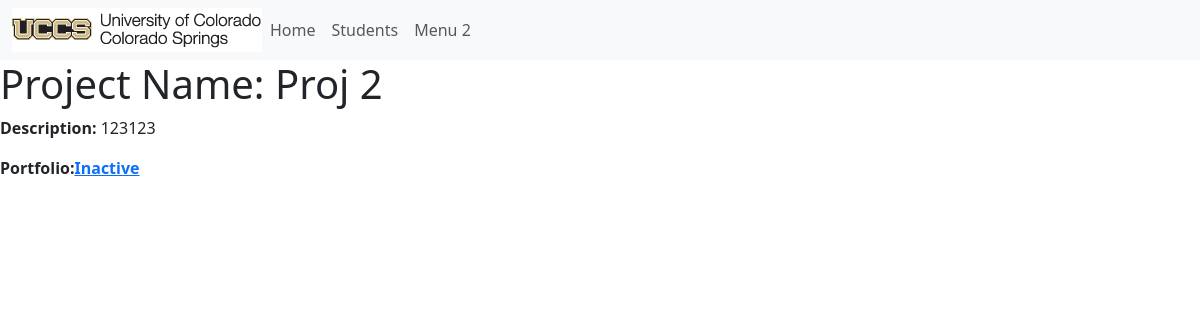
The app's page /projects/2 with its own data.
### portfolio_app/models.py (models this page shows, shortened)
class Project(models.Model):
    title = models.CharField(max_length=200)
    description = models.CharField(max_length=1000, blank = False, default='')
    portfolio = models.ForeignKey(
        Portfolio,
        on_delete=models.CASCADE,
        default = None)

class Portfolio(models.Model):
    title = models.CharField(max_length=200)
    contact_email = models.CharField("UCCS Email", max_length=200)
    is_active = models.BooleanField(default=False)
    about = models.CharField(max_length=1000, blank = True, default='')
    def get_absolute_url(self):
        return reverse('portfolio-detail', args=[str(self.id)])

### portfolio_app/views.py (the view)
# urls.py: path('projects/<int:pk>', views.ProjectDetailView.as_view(), name='project-detail'),
class ProjectDetailView(generic.DetailView):
    model = Project

### portfolio_app/templates/portfolio_app/project_detail.html
{% extends 'portfolio_app/base_template.html' %}
{% block content %}
<h1>Project Name: {{ project.title }}</h1>
<p><strong>Description:</strong> {{ project.description }}</p>
<p><strong>Portfolio:<a href="{{ project.portfolio.get_absolute_url }}">{{ project.portfolio.title }} </a>
{% endblock %}

### records on screen
Project: title "Proj 2", description "123123", portfolio "Inactive"
